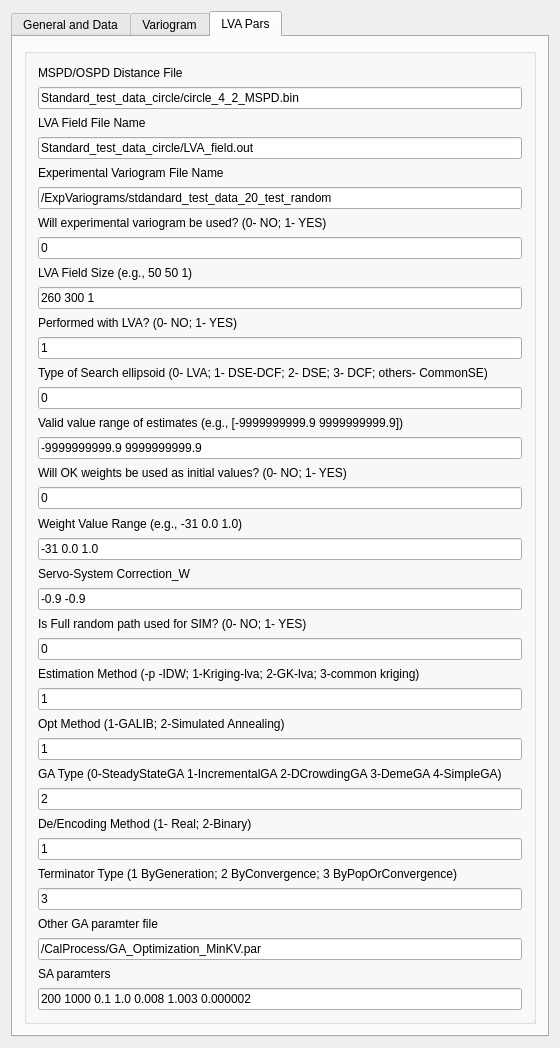
<?xml version="1.0" encoding="UTF-8"?>
<ui version="4.0">
 <class>Kriging_Parameters</class>
 <widget class="QWidget" name="Kriging_Parameters">
  <property name="geometry">
   <rect>
    <x>0</x>
    <y>0</y>
    <width>560</width>
    <height>1048</height>
   </rect>
  </property>
  <property name="windowTitle">
   <string>Kriging Parameters</string>
  </property>
  <property name="AlgorithmCategory" stdset="0">
   <string>Estimation</string>
  </property>
  <property name="AlgorithmDescription" stdset="0">
   <string>GK Estimation with LVA by GAs</string>
  </property>
  <layout class="QHBoxLayout" name="horizontalLayout">
   <item>
    <widget class="QTabWidget" name="tabWidget3">
     <property name="currentIndex">
      <number>2</number>
     </property>
     <widget class="QWidget" name="tab">
      <attribute name="title">
       <string>General and Data</string>
      </attribute>
      <layout class="QVBoxLayout" name="verticalLayout_3">
       <item>
        <widget class="QGroupBox" name="SimulationGrid">
         <property name="maximumSize">
          <size>
           <width>32767</width>
           <height>140</height>
          </size>
         </property>
         <property name="title">
          <string>Kriging Grid</string>
         </property>
         <layout class="QVBoxLayout" name="verticalLayout">
          <item>
           <widget class="GridSelector" name="Grid_Name">
            <property name="currentIndex">
             <number>-1</number>
            </property>
           </widget>
          </item>
          <item>
           <widget class="QLabel" name="TextLabel2">
            <property name="text">
             <string>New Property Name</string>
            </property>
            <property name="wordWrap">
             <bool>false</bool>
            </property>
           </widget>
          </item>
          <item>
           <widget class="QLineEdit" name="Property_Name"/>
          </item>
         </layout>
        </widget>
       </item>
       <item>
        <widget class="KrigingTypeSelector" name="Kriging_Type" native="true"/>
       </item>
       <item>
        <widget class="QGroupBox" name="GroupBox3">
         <property name="title">
          <string>Hard Data</string>
         </property>
         <layout class="QHBoxLayout">
          <property name="spacing">
           <number>6</number>
          </property>
          <property name="leftMargin">
           <number>11</number>
          </property>
          <property name="topMargin">
           <number>11</number>
          </property>
          <property name="rightMargin">
           <number>11</number>
          </property>
          <property name="bottomMargin">
           <number>11</number>
          </property>
          <item>
           <widget class="PropertySelector" name="Hard_Data" native="true"/>
          </item>
         </layout>
        </widget>
       </item>
       <item>
        <widget class="QGroupBox" name="GroupBox9">
         <property name="title">
          <string>Search Ellipsoid</string>
         </property>
         <layout class="QVBoxLayout" name="verticalLayout_2">
          <item>
           <widget class="QGroupBox" name="groupBox5">
            <property name="title">
             <string>Conditioning data</string>
            </property>
            <layout class="QGridLayout">
             <property name="leftMargin">
              <number>0</number>
             </property>
             <property name="topMargin">
              <number>0</number>
             </property>
             <property name="rightMargin">
              <number>0</number>
             </property>
             <property name="bottomMargin">
              <number>0</number>
             </property>
             <item row="0" column="0">
              <layout class="QHBoxLayout">
               <property name="leftMargin">
                <number>0</number>
               </property>
               <property name="topMargin">
                <number>0</number>
               </property>
               <property name="rightMargin">
                <number>0</number>
               </property>
               <property name="bottomMargin">
                <number>0</number>
               </property>
               <item>
                <widget class="QLabel" name="TextLabel2_2_2_2_3">
                 <property name="text">
                  <string>Min</string>
                 </property>
                 <property name="wordWrap">
                  <bool>false</bool>
                 </property>
                </widget>
               </item>
               <item>
                <widget class="QSpinBox" name="Min_Conditioning_Data">
                 <property name="minimum">
                  <number>0</number>
                 </property>
                 <property name="maximum">
                  <number>200</number>
                 </property>
                 <property name="value">
                  <number>0</number>
                 </property>
                </widget>
               </item>
               <item>
                <spacer>
                 <property name="orientation">
                  <enum>Qt::Vertical</enum>
                 </property>
                 <property name="sizeType">
                  <enum>QSizePolicy::Expanding</enum>
                 </property>
                 <property name="sizeHint" stdset="0">
                  <size>
                   <width>31</width>
                   <height>20</height>
                  </size>
                 </property>
                </spacer>
               </item>
               <item>
                <widget class="QLabel" name="TextLabel2_2_2_2_3_2">
                 <property name="text">
                  <string>Max</string>
                 </property>
                 <property name="wordWrap">
                  <bool>false</bool>
                 </property>
                </widget>
               </item>
               <item>
                <widget class="QSpinBox" name="Max_Conditioning_Data">
                 <property name="minimum">
                  <number>0</number>
                 </property>
                 <property name="maximum">
                  <number>200</number>
                 </property>
                 <property name="value">
                  <number>12</number>
                 </property>
                </widget>
               </item>
              </layout>
             </item>
            </layout>
           </widget>
          </item>
          <item>
           <widget class="EllipsoidInput" name="Search_Ellipsoid" native="true">
            <property name="title" stdset="0">
             <string/>
            </property>
           </widget>
          </item>
          <item>
           <widget class="AdvancedNeighborhoodInput" name="AdvancedSearch" native="true"/>
          </item>
          <item>
           <spacer name="spacer">
            <property name="orientation">
             <enum>Qt::Vertical</enum>
            </property>
            <property name="sizeType">
             <enum>QSizePolicy::Expanding</enum>
            </property>
            <property name="sizeHint" stdset="0">
             <size>
              <width>20</width>
              <height>17</height>
             </size>
            </property>
           </spacer>
          </item>
         </layout>
        </widget>
       </item>
       <item>
        <spacer>
         <property name="orientation">
          <enum>Qt::Vertical</enum>
         </property>
         <property name="sizeType">
          <enum>QSizePolicy::Expanding</enum>
         </property>
         <property name="sizeHint" stdset="0">
          <size>
           <width>20</width>
           <height>31</height>
          </size>
         </property>
        </spacer>
       </item>
      </layout>
     </widget>
     <widget class="QWidget" name="tab">
      <attribute name="title">
       <string>Variogram</string>
      </attribute>
      <layout class="QVBoxLayout">
       <property name="leftMargin">
        <number>0</number>
       </property>
       <property name="topMargin">
        <number>0</number>
       </property>
       <property name="rightMargin">
        <number>0</number>
       </property>
       <property name="bottomMargin">
        <number>0</number>
       </property>
       <item>
        <widget class="QGroupBox" name="GroupBox11">
         <property name="title">
          <string>Variogram</string>
         </property>
         <layout class="QVBoxLayout">
          <property name="spacing">
           <number>6</number>
          </property>
          <property name="leftMargin">
           <number>11</number>
          </property>
          <property name="topMargin">
           <number>11</number>
          </property>
          <property name="rightMargin">
           <number>11</number>
          </property>
          <property name="bottomMargin">
           <number>11</number>
          </property>
          <item>
           <widget class="VariogramInput" name="Variogram" native="true"/>
          </item>
         </layout>
        </widget>
       </item>
       <item>
        <spacer>
         <property name="orientation">
          <enum>Qt::Vertical</enum>
         </property>
         <property name="sizeType">
          <enum>QSizePolicy::Expanding</enum>
         </property>
         <property name="sizeHint" stdset="0">
          <size>
           <width>20</width>
           <height>161</height>
          </size>
         </property>
        </spacer>
       </item>
      </layout>
     </widget>
     <widget class="QWidget" name="tab_2">
      <attribute name="title">
       <string>LVA Pars</string>
      </attribute>
      <layout class="QVBoxLayout" name="verticalLayout_24">
       <item>
        <widget class="QGroupBox" name="GroupBox12">
         <layout class="QVBoxLayout" name="verticalLayout_25">
          <item>
           <layout class="QVBoxLayout" name="verticalLayout_4">
            <item>
             <widget class="QLabel" name="label">
              <property name="toolTip">
               <string>LVA Distance (OSPD/MSPD) File Name</string>
              </property>
              <property name="text">
               <string>MSPD/OSPD Distance File</string>
              </property>
             </widget>
            </item>
            <item>
             <widget class="QLineEdit" name="sLvaDistanceFileName">
              <property name="toolTip">
               <string>LVA Distance (OSPD/MSPD) File Name</string>
              </property>
              <property name="text">
               <string>Standard_test_data_circle/circle_4_2_MSPD.bin</string>
              </property>
             </widget>
            </item>
           </layout>
          </item>
          <item>
           <layout class="QVBoxLayout" name="verticalLayout_22">
            <item>
             <widget class="QLabel" name="label_19">
              <property name="toolTip">
               <string>File name of the LVA field to be used</string>
              </property>
              <property name="text">
               <string>LVA Field File Name</string>
              </property>
             </widget>
            </item>
            <item>
             <widget class="QLineEdit" name="sLvaFieldFileName">
              <property name="toolTip">
               <string>File name of the LVA field to be used</string>
              </property>
              <property name="text">
               <string>Standard_test_data_circle/LVA_field.out</string>
              </property>
             </widget>
            </item>
           </layout>
          </item>
          <item>
           <layout class="QVBoxLayout" name="verticalLayout_5">
            <item>
             <widget class="QLabel" name="label_2">
              <property name="toolTip">
               <string>File name of the experimental variogram to be used</string>
              </property>
              <property name="text">
               <string>Experimental Variogram File Name</string>
              </property>
             </widget>
            </item>
            <item>
             <widget class="QLineEdit" name="sExpVariogramFileName">
              <property name="toolTip">
               <string>File name of the experimental variogram to be used</string>
              </property>
              <property name="text">
               <string>/ExpVariograms/stdandard_test_data_20_test_random</string>
              </property>
             </widget>
            </item>
           </layout>
          </item>
          <item>
           <layout class="QVBoxLayout" name="verticalLayout_6">
            <item>
             <widget class="QLabel" name="label_3">
              <property name="toolTip">
               <string>Will experimental variogram be used? 0- NO; 1- YES</string>
              </property>
              <property name="text">
               <string>Will experimental variogram be used? (0- NO; 1- YES)</string>
              </property>
             </widget>
            </item>
            <item>
             <widget class="QLineEdit" name="nEvpVariogram">
              <property name="toolTip">
               <string>Will experimental variogram be used? 0- NO; 1- YES</string>
              </property>
              <property name="text">
               <string>0</string>
              </property>
             </widget>
            </item>
           </layout>
          </item>
          <item>
           <layout class="QVBoxLayout" name="verticalLayout_7">
            <item>
             <widget class="QLabel" name="label_4">
              <property name="toolTip">
               <string>Size of the LVA field, (e.g., 51 51 1 )</string>
              </property>
              <property name="text">
               <string>LVA Field Size (e.g., 50 50 1)</string>
              </property>
             </widget>
            </item>
            <item>
             <widget class="QLineEdit" name="nvLvaFieldSize">
              <property name="toolTip">
               <string>Size of the LVA field, (e.g., 51 51 1 )</string>
              </property>
              <property name="text">
               <string>260 300 1</string>
              </property>
             </widget>
            </item>
           </layout>
          </item>
          <item>
           <layout class="QVBoxLayout" name="verticalLayout_8">
            <item>
             <widget class="QLabel" name="label_14">
              <property name="toolTip">
               <string>Performed with LVA?, 0- NO; 1- YES</string>
              </property>
              <property name="text">
               <string>Performed with LVA? (0- NO; 1- YES)</string>
              </property>
             </widget>
            </item>
            <item>
             <widget class="QLineEdit" name="nWithLVA">
              <property name="toolTip">
               <string>Performed with LVA?, 0- NO; 1- YES</string>
              </property>
              <property name="text">
               <string>1</string>
              </property>
             </widget>
            </item>
           </layout>
          </item>
          <item>
           <layout class="QVBoxLayout" name="verticalLayout_9">
            <item>
             <widget class="QLabel" name="label_15">
              <property name="toolTip">
               <string>Type of Search ellipsoid, 0- LVA; 1- Normal</string>
              </property>
              <property name="text">
               <string>Type of Search ellipsoid (0- LVA; 1- DSE-DCF; 2- DSE; 3- DCF; others- CommonSE)</string>
              </property>
             </widget>
            </item>
            <item>
             <widget class="QLineEdit" name="nEllipsoidType">
              <property name="toolTip">
               <string>Type of Search ellipsoid, 0- LVA; 1- DSE-DCF; 2- DSE; 3- DCF; others- CommonSE</string>
              </property>
              <property name="text">
               <string>0</string>
              </property>
             </widget>
            </item>
           </layout>
          </item>
          <item>
           <layout class="QVBoxLayout" name="verticalLayout_10">
            <item>
             <widget class="QLabel" name="label_5">
              <property name="toolTip">
               <string>valid value range of estimates (e.g., -9999999999.9 9999999999.9)</string>
              </property>
              <property name="text">
               <string>Valid value range of estimates (e.g., [-9999999999.9 9999999999.9])</string>
              </property>
             </widget>
            </item>
            <item>
             <widget class="QLineEdit" name="dvMinMaxValidEsts">
              <property name="toolTip">
               <string>valid value range of estimates (e.g., -9999999999.9 9999999999.9)</string>
              </property>
              <property name="text">
               <string>-9999999999.9 9999999999.9</string>
              </property>
             </widget>
            </item>
           </layout>
          </item>
          <item>
           <layout class="QVBoxLayout" name="verticalLayout_11">
            <item>
             <widget class="QLabel" name="label_6">
              <property name="toolTip">
               <string>Will OK weights be used as initial values? 0- NO; 1- YES</string>
              </property>
              <property name="text">
               <string>Will OK weights be used as initial values? (0- NO; 1- YES)</string>
              </property>
             </widget>
            </item>
            <item>
             <widget class="QLineEdit" name="nvWeightIniValTypes">
              <property name="toolTip">
               <string>Will OK weights be used as initial values? 0- NO; 1- YES</string>
              </property>
              <property name="text">
               <string>0</string>
              </property>
             </widget>
            </item>
           </layout>
          </item>
          <item>
           <layout class="QVBoxLayout" name="verticalLayout_12">
            <item>
             <widget class="QLabel" name="label_16">
              <property name="toolTip">
               <string>3 pars: the number of binary numbers; MinMaxWeightg; MaxWeight;  31 -0.05 1.0
for the first par, if it &gt;0  GAAllele::NONE; &lt;0 GAAllele::INCLUSIVE; = 0 GAAllele::EXCLUSIVE</string>
              </property>
              <property name="text">
               <string>Weight Value Range (e.g., -31 0.0 1.0)</string>
              </property>
             </widget>
            </item>
            <item>
             <widget class="QLineEdit" name="dvWeightValueRange">
              <property name="toolTip">
               <string>3 pars: the number of binary numbers; MinMaxWeightg; MaxWeight;  31 -0.05 1.0
for the first par, if it &gt;0  GAAllele::NONE; &lt;0 GAAllele::INCLUSIVE; = 0 GAAllele::EXCLUSIVE</string>
              </property>
              <property name="text">
               <string>-31 0.0 1.0</string>
              </property>
             </widget>
            </item>
           </layout>
          </item>
          <item>
           <layout class="QVBoxLayout" name="verticalLayout_13">
            <item>
             <widget class="QLabel" name="label_7">
              <property name="toolTip">
               <string>servosystem correction for target Gaussian ccdf repro in SGSim : 2 pars for the mean and variance, respectively: 
  if used, two pars should be within (0.0, 1.0], otherwise, no ccdf will not be corrected</string>
              </property>
              <property name="text">
               <string>Servo-System Correction_W</string>
              </property>
             </widget>
            </item>
            <item>
             <widget class="QLineEdit" name="dv_servosystem_correction_w">
              <property name="toolTip">
               <string>servosystem correction for target Gaussian ccdf repro in SGSim : 2 pars for the mean and variance, respectively: 
  if used, two pars should be within (0.0, 1.0], otherwise, no ccdf will not be corrected</string>
              </property>
              <property name="text">
               <string>-0.9 -0.9</string>
              </property>
             </widget>
            </item>
           </layout>
          </item>
          <item>
           <layout class="QVBoxLayout" name="verticalLayout_14">
            <item>
             <widget class="QLabel" name="label_8">
              <property name="toolTip">
               <string>Is Full random path used for SIM? 0- NO; 1- YES</string>
              </property>
              <property name="text">
               <string>Is Full random path used for SIM? (0- NO; 1- YES)</string>
              </property>
             </widget>
            </item>
            <item>
             <widget class="QLineEdit" name="bFullSimRAP">
              <property name="toolTip">
               <string>Is Full random path used for SIM? 0- NO; 1- YES</string>
              </property>
              <property name="text">
               <string>0</string>
              </property>
             </widget>
            </item>
           </layout>
          </item>
          <item>
           <layout class="QVBoxLayout" name="verticalLayout_15">
            <item>
             <widget class="QLabel" name="label_9">
              <property name="toolTip">
               <string>Estimation Method, -p -IDW; 1-Kriging-lva; 2-GK-lva; 3-common kriging</string>
              </property>
              <property name="text">
               <string>Estimation Method (-p -IDW; 1-Kriging-lva; 2-GK-lva; 3-common kriging)</string>
              </property>
             </widget>
            </item>
            <item>
             <widget class="QLineEdit" name="nEstimationMethod">
              <property name="toolTip">
               <string>Estimation Method, -p -IDW; 1-Kriging-lva; 2-GK-lva; 3-common kriging</string>
              </property>
              <property name="text">
               <string>1</string>
              </property>
             </widget>
            </item>
           </layout>
          </item>
          <item>
           <layout class="QVBoxLayout" name="verticalLayout_16">
            <item>
             <widget class="QLabel" name="label_10">
              <property name="toolTip">
               <string>Optimization method type, 1-GALIB; 2-Simulated Annealing</string>
              </property>
              <property name="text">
               <string>Opt Method (1-GALIB; 2-Simulated Annealing)</string>
              </property>
             </widget>
            </item>
            <item>
             <widget class="QLineEdit" name="nOptMethods">
              <property name="toolTip">
               <string>Optimization method type, 1-GALIB; 2-Simulated Annealing</string>
              </property>
              <property name="text">
               <string>1</string>
              </property>
             </widget>
            </item>
           </layout>
          </item>
          <item>
           <layout class="QVBoxLayout" name="verticalLayout_17">
            <item>
             <widget class="QLabel" name="label_11">
              <property name="toolTip">
               <string>GA type： 0-GASteadyStateGA 1-GAIncrementalGA 2-GADCrowdingGA 3-GADemeGA 4-GASimpleGA</string>
              </property>
              <property name="text">
               <string>GA Type (0-SteadyStateGA 1-IncrementalGA 2-DCrowdingGA 3-DemeGA 4-SimpleGA)</string>
              </property>
             </widget>
            </item>
            <item>
             <widget class="QLineEdit" name="nGeneticAlogrithmType">
              <property name="toolTip">
               <string>GA type： 0-GASteadyStateGA 1-GAIncrementalGA 2-GADCrowdingGA 3-GADemeGA 4-GASimpleGA</string>
              </property>
              <property name="text">
               <string>2</string>
              </property>
             </widget>
            </item>
           </layout>
          </item>
          <item>
           <layout class="QVBoxLayout" name="verticalLayout_18">
            <item>
             <widget class="QLabel" name="label_12">
              <property name="toolTip">
               <string>Decoding/encoding way, 1- Real; 2-Binary</string>
              </property>
              <property name="text">
               <string>De/Encoding Method (1- Real; 2-Binary)</string>
              </property>
             </widget>
            </item>
            <item>
             <widget class="QLineEdit" name="nEncodingMethod">
              <property name="toolTip">
               <string>Decoding/encoding way, 1- Real; 2-Binary</string>
              </property>
              <property name="text">
               <string>1</string>
              </property>
             </widget>
            </item>
           </layout>
          </item>
          <item>
           <layout class="QVBoxLayout" name="verticalLayout_19">
            <item>
             <widget class="QLabel" name="label_13">
              <property name="toolTip">
               <string>Terminator type： terminator type, 1 TerminateUponGeneration; 2 TerminateUponConvergence; 3 TerminateUponPopOrConvergence</string>
              </property>
              <property name="text">
               <string>Terminator Type (1 ByGeneration; 2 ByConvergence; 3 ByPopOrConvergence)</string>
              </property>
             </widget>
            </item>
            <item>
             <widget class="QLineEdit" name="nTerminator">
              <property name="toolTip">
               <string>Terminator type： terminator type, 1 TerminateUponGeneration; 2 TerminateUponConvergence; 3 TerminateUponPopOrConvergence</string>
              </property>
              <property name="text">
               <string>3</string>
              </property>
             </widget>
            </item>
           </layout>
          </item>
          <item>
           <layout class="QVBoxLayout" name="verticalLayout_20">
            <item>
             <widget class="QLabel" name="label_17">
              <property name="toolTip">
               <string>Terminator type： terminator type, 1 TerminateUponGeneration; 2 TerminateUponConvergence; 3 TerminateUponPopOrConvergence</string>
              </property>
              <property name="text">
               <string>Other GA paramter file</string>
              </property>
             </widget>
            </item>
            <item>
             <widget class="QLineEdit" name="sGaParPathFile">
              <property name="toolTip">
               <string>Terminator type： terminator type, 1 TerminateUponGeneration; 2 TerminateUponConvergence; 3 TerminateUponPopOrConvergence</string>
              </property>
              <property name="text">
               <string>/CalProcess/GA_Optimization_MinKV.par</string>
              </property>
             </widget>
            </item>
           </layout>
          </item>
          <item>
           <layout class="QVBoxLayout" name="verticalLayout_21">
            <item>
             <widget class="QLabel" name="label_18">
              <property name="toolTip">
               <string>Terminator type： terminator type, 1 TerminateUponGeneration; 2 TerminateUponConvergence; 3 TerminateUponPopOrConvergence</string>
              </property>
              <property name="text">
               <string>SA paramters</string>
              </property>
             </widget>
            </item>
            <item>
             <widget class="QLineEdit" name="gsl_siman_params_t">
              <property name="toolTip">
               <string>	int n_tries;          /* how many points to try for each step */
	int iters_fixed_T;    /* how many iterations at each temperature? */
	double step_size;     /* max step size in the random walk */
	/* the following parameters are for the Boltzmann distribution */
	double k, t_initial, mu_t, t_min;</string>
              </property>
              <property name="text">
               <string>200 1000 0.1 1.0 0.008 1.003 0.000002</string>
              </property>
             </widget>
            </item>
           </layout>
          </item>
         </layout>
        </widget>
       </item>
      </layout>
     </widget>
    </widget>
   </item>
  </layout>
 </widget>
 <layoutdefault spacing="6" margin="11"/>
 <pixmapfunction>qPixmapFromMimeSource</pixmapfunction>
 <customwidgets>
  <customwidget>
   <class>VariogramInput</class>
   <extends>QWidget</extends>
   <header>GsTLAppli/extra/qtplugins/variogram_input.h</header>
  </customwidget>
  <customwidget>
   <class>KrigingTypeSelector</class>
   <extends>QWidget</extends>
   <header>GsTLAppli/extra/qtplugins/kriging_type_selector.h</header>
  </customwidget>
  <customwidget>
   <class>EllipsoidInput</class>
   <extends>QWidget</extends>
   <header>GsTLAppli/extra/qtplugins/ellipsoid_input.h</header>
  </customwidget>
  <customwidget>
   <class>GridSelector</class>
   <extends>QTabWidget</extends>
   <header>GsTLAppli/extra/qtplugins/selectors.h</header>
   <container>1</container>
  </customwidget>
  <customwidget>
   <class>AdvancedNeighborhoodInput</class>
   <extends>QWidget</extends>
   <header>GsTLAppli/extra/qtplugins/neighborhood_filter_input.h</header>
  </customwidget>
  <customwidget>
   <class>PropertySelector</class>
   <extends>QWidget</extends>
   <header>GsTLAppli/extra/qtplugins/selectors.h</header>
  </customwidget>
 </customwidgets>
 <tabstops>
  <tabstop>Max_Conditioning_Data</tabstop>
  <tabstop>Grid_Name</tabstop>
  <tabstop>Property_Name</tabstop>
  <tabstop>Min_Conditioning_Data</tabstop>
 </tabstops>
 <includes>
  <include location="local">gridselector.h</include>
  <include location="local">krigingtypeselector.h</include>
  <include location="local">propertyselector.h</include>
  <include location="local">ellipsoidinput.h</include>
  <include location="local">gstl_table.h</include>
  <include location="local">gstl_table.h</include>
  <include location="local">variograminput.h</include>
 </includes>
 <resources/>
 <connections/>
</ui>
